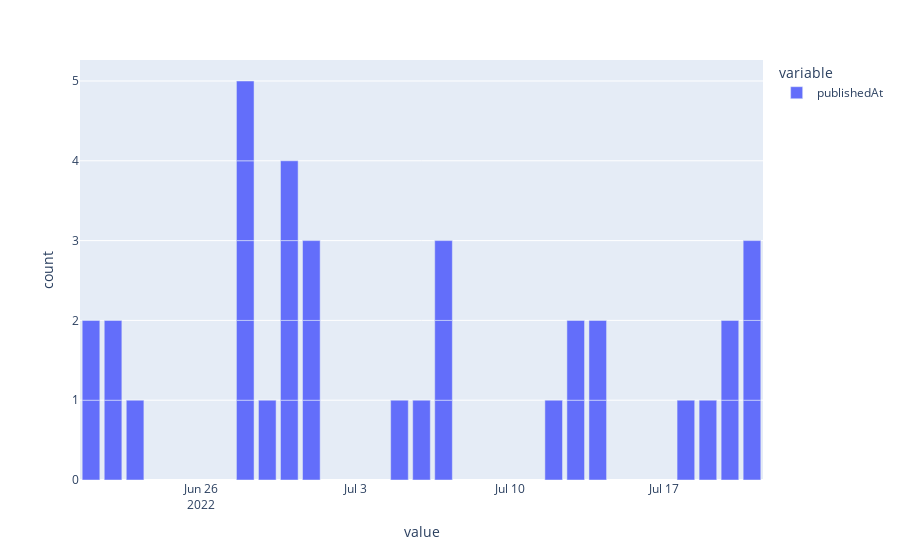

Here is the notebook cell this chart was saved with:
### Code cell
px.bar(data['publishedAt'])

### Figure 1 — Plotly figure (JSON) as saved in the notebook; plotly's stock layout.template omitted (floating-point values rounded to 4 significant figures)
{"data": [{"alignmentgroup": "True", "hovertemplate": "variable=publishedAt<br>value=%{x}<br>count=%{y}<extra></extra>", "legendgroup": "publishedAt", "marker": {"color": "#636efa", "pattern": {"shape": ""}}, "name": "publishedAt", "offsetgroup": "publishedAt", "orientation": "v", "showlegend": true, "textposition": "auto", "type": "bar", "x": ["2022-06-30", "2022-06-21", "2022-07-05", "2022-07-21", "2022-06-23", "2022-06-28", "2022-07-12", "2022-06-30", "2022-06-22", "2022-07-19", "2022-06-28", "2022-06-28", "2022-06-21", "2022-07-06", "2022-06-30", "2022-07-07", "2022-07-13", "2022-07-01", "2022-07-07", "2022-07-01", "2022-07-13", "2022-07-21", "2022-06-29", "2022-07-21", "2022-07-20", "2022-07-20", "2022-07-01", "2022-06-28", "2022-07-18", "2022-07-14", "2022-06-30", "2022-06-22", "2022-06-28", "2022-07-07", "2022-07-14"], "xaxis": "x", "y": [1, 1, 1, 1, 1, 1, 1, 1, 1, 1, 1, 1, 1, 1, 1, 1, 1, 1, 1, 1, 1, 1, 1, 1, 1, 1, 1, 1, 1, 1, 1, 1, 1, 1, 1], "yaxis": "y"}], "layout": {"barmode": "relative", "legend": {"title": {"text": "variable"}, "tracegroupgap": 0}, "margin": {"t": 60}, "xaxis": {"anchor": "y", "domain": [0, 1], "title": {"text": "value"}}, "yaxis": {"anchor": "x", "domain": [0, 1], "title": {"text": "count"}}}}
